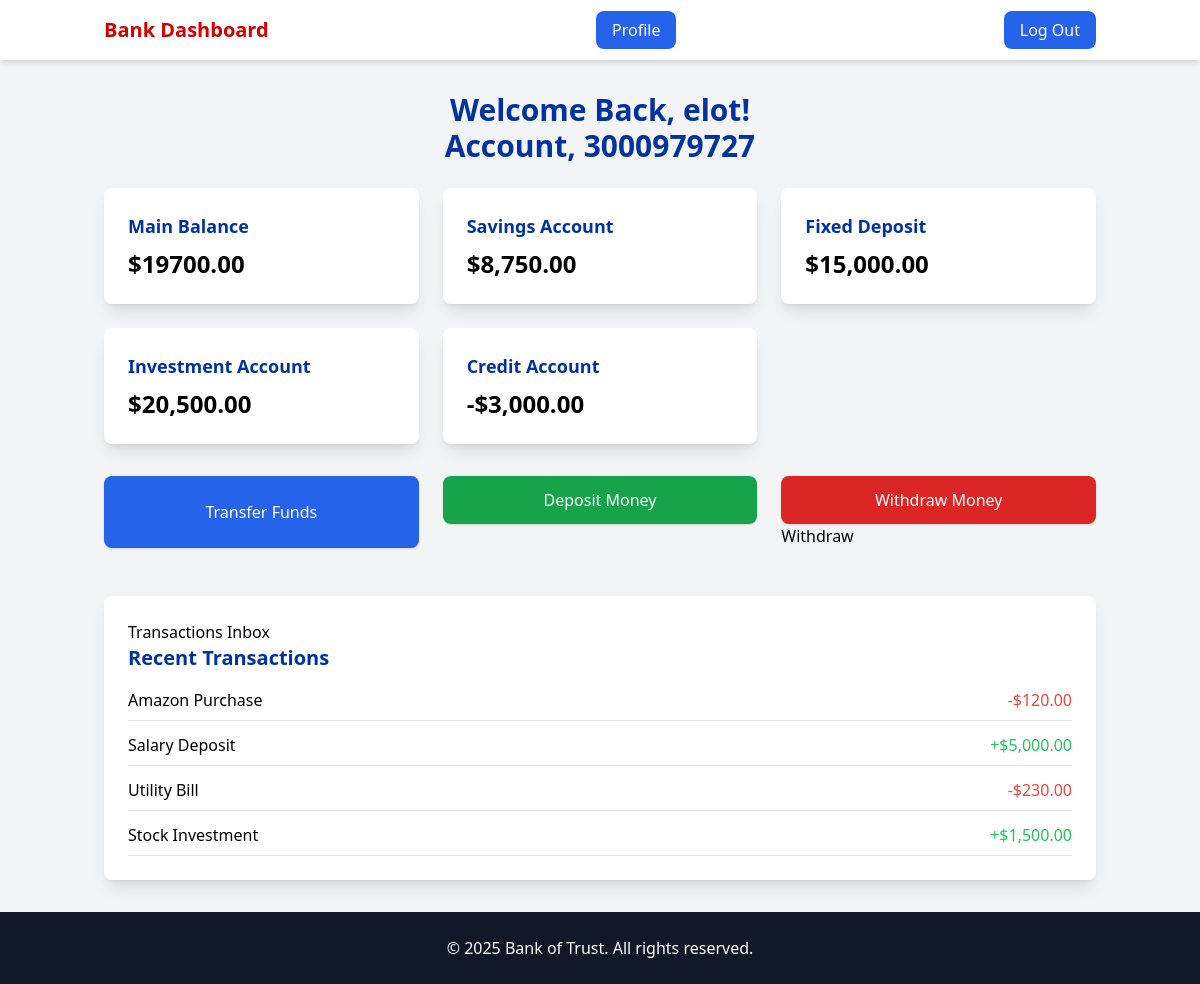
Page /dashboard/ (signed in) on the earlier database version.
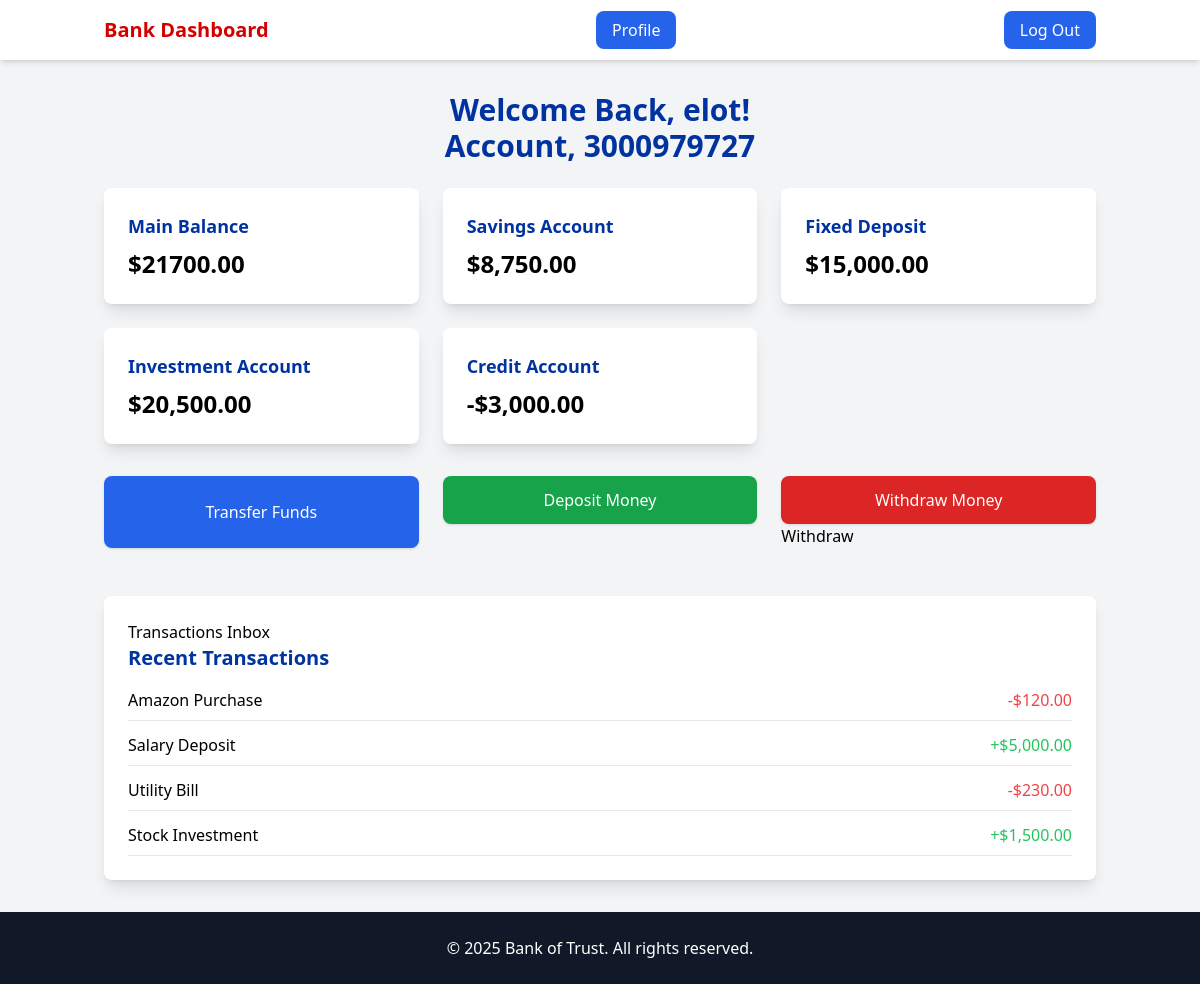
Same page on the later database version.
### bankPages/models.py (models this page shows, shortened)
class UserProfile(models.Model):
    user = models.OneToOneField(User, on_delete=models.CASCADE)
    balance = models.DecimalField(max_digits=12, decimal_places=2, default=0.00)
    account_number = models.CharField(max_length=10, unique=True, blank=True)

### bankPages/views.py (the view)
# urls.py: path('dashboard/', views.dashboard, name='dashboard'),
@login_required
def dashboard(request):
    user_profile, created = UserProfile.objects.get_or_create(user=request.user)
    context = {
        'balance': user_profile.balance,
        'account_number': user_profile.account_number,  # Add account number here
    }
    return render(request, 'bankPages/dashboard.html', context)

### bankPages/templates/bankPages/dashboard.html (shortened to what this page needs)
<!DOCTYPE html>
<html lang="en">
<head>
    <script src="https://cdn.tailwindcss.com"></script>
</head>
<body class="bg-gray-100">
    <nav class="bg-white shadow-md py-4">
        <div class="container mx-auto flex justify-between items-center px-4">
            <h1 class="text-xl font-bold primary-color">Bank Dashboard</h1>
            <div class="space-x-4">
                <a href="{% url 'profile' %}" class="px-4 py-2 bg-blue-600 text-white rounded-lg">Profile</a>
            </div>
            <div class="space-x-4">
                <a href="{% url 'logout' %}" class="px-4 py-2 bg-blue-600 text-white rounded-lg">Log Out</a>
            </div>
        </div>
    </nav>
    <section class="container mx-auto px-4 py-8">
        <h2 class="text-3xl font-bold secondary-color text-center">Welcome Back, {{ user.username }}!</h2>
        <h2 class="text-3xl font-bold secondary-color text-center">Account, {{ account_number }}</h2>
        <div class="grid md:grid-cols-3 gap-6 mt-6">
            <div class="bg-white p-6 rounded-lg shadow-lg">
                <h3 class="text-lg font-semibold secondary-color">Main Balance</h3>
                <p class="text-2xl font-bold mt-2">${{ balance }}</p>
            </div>
            <div class="bg-white p-6 rounded-lg shadow-lg">
                <h3 class="text-lg font-semibold secondary-color">Savings Account</h3>
                <p class="text-2xl font-bold mt-2">$8,750.00</p>
            </div>
            <div class="bg-white p-6 rounded-lg shadow-lg">
                <h3 class="text-lg font-semibold secondary-color">Fixed Deposit</h3>
                <p class="text-2xl font-bold mt-2">$15,000.00</p>
            </div>
            <div class="bg-white p-6 rounded-lg shadow-lg">
                <h3 class="text-lg font-semibold secondary-color">Investment Account</h3>
                <p class="text-2xl font-bold mt-2">$20,500.00</p>
            </div>
            <div class="bg-white p-6 rounded-lg shadow-lg">
                <h3 class="text-lg font-semibold secondary-color">Credit Account</h3>
                <p class="text-2xl font-bold mt-2">-$3,000.00</p>
            </div>
        </div>
        <div class="mt-8 grid md:grid-cols-3 gap-6">
            <button class="w-full bg-blue-600 text-white py-3 rounded-lg shadow">Transfer Funds</button>
            <a href="{% url 'deposit' %}"><button class="w-full bg-green-600 text-white py-3 rounded-lg shadow">Deposit Money</button>
            </a>
            <a href="{% url 'withdraw' %}"> <button class="w-full bg-red-600 text-white py-3 rounded-lg shadow">Withdraw Money</button>Withdraw</a>
        </div>
        <div class="mt-12 bg-white p-6 shadow-lg rounded-lg">
            <a href="{% url 'transactions' %}">Transactions</a>
            <a href="{% url 'user_messages' %}">Inbox</a>
            <h3 class="text-xl font-semibold secondary-color">Recent Transactions</h3>
            <ul class="mt-4 space-y-3">
                <li class="flex justify-between border-b pb-2">
                    <span>Amazon Purchase</span>
                    <span class="text-red-500">-$120.00</span>
                </li>
                <li class="flex justify-between border-b pb-2">
                    <span>Salary Deposit</span>
                    <span class="text-green-500">+$5,000.00</span>
                </li>
                <li class="flex justify-between border-b pb-2">
                    <span>Utility Bill</span>
                    <span class="text-red-500">-$230.00</span>
                </li>
                <li class="flex justify-between border-b pb-2">
                    <span>Stock Investment</span>
                    <span class="text-green-500">+$1,500.00</span>
                </li>
            </ul>
        </div>
    </section>
    <footer class="bg-gray-900 text-white text-center py-6">
        <p>&copy; 2025 Bank of Trust. All rights reserved.</p>
    </footer>
</body>
</html>

### bankPages/templates/bankPages/dashboard.html (style rules this page uses)
.primary-color { color: #d40000; }
.secondary-color { color: #0033a0; }

Differences in the rows shown:
changed UserProfile: balance "19700.00" → "21700.00"
